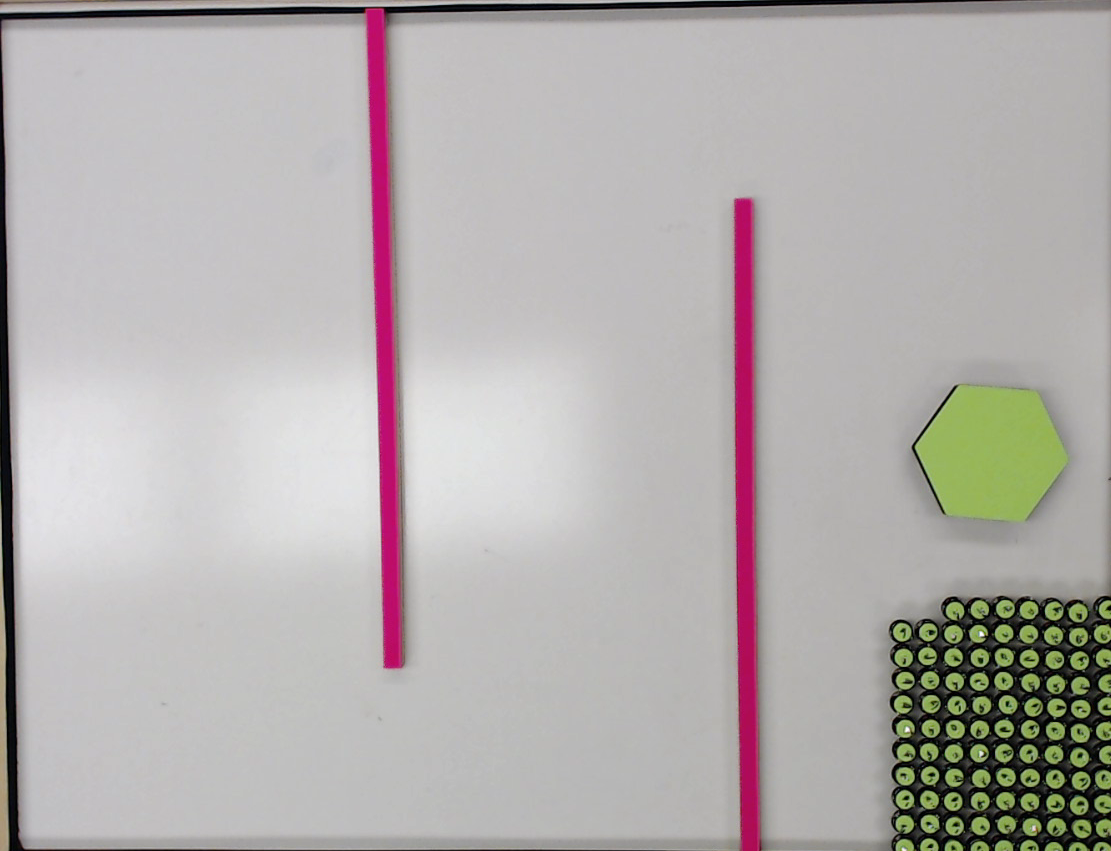
%> input picture papers/Kilobots Code/testImage12.png, 1111 x 851 px
$ octave ObjectFinder.m   (GNU Octave 9; MATLAB toolbox functions it lacks are replaced by stand-ins)
%> lines starting %> are read from the running program, lines starting %| are printed output that depends on the picture; in (x1, y1, x2, y2) boxes, pixels count from 0 and x2, y2 are one past the last pixel; in counts of white or black regions, pixels touching at a corner belong together; the program's own positions count from 1
originalImage = imread('testImage12.png');
%> originalImage is the input picture: size 851x1111x3 uint8; mean R, G, B 179.5, 174.8, 173.5
% make HSV scale.
I = rgb2hsv(originalImage);
%> I: size 851x1111x3 double; mean H, S, V 0.405, 0.0776, 0.71
% Define thresholds for channel 1 based on histogram settings
channel1Min = 0.065;
channel1Max = 0.567;

% Define thresholds for channel 2 based on histogram settings
channel2Min = 0.288;
channel2Max = 1.000;

% Define thresholds for channel 3 based on histogram settings
channel3Min = 0.400;
channel3Max = 1.000;

% Create mask based on chosen histogram thresholds
BW = (I(:,:,1) >= channel1Min ) & (I(:,:,1) <= channel1Max) & ...
    (I(:,:,2) >= channel2Min ) & (I(:,:,2) <= channel2Max) & ...
    (I(:,:,3) >= channel3Min ) & (I(:,:,3) <= channel3Max);
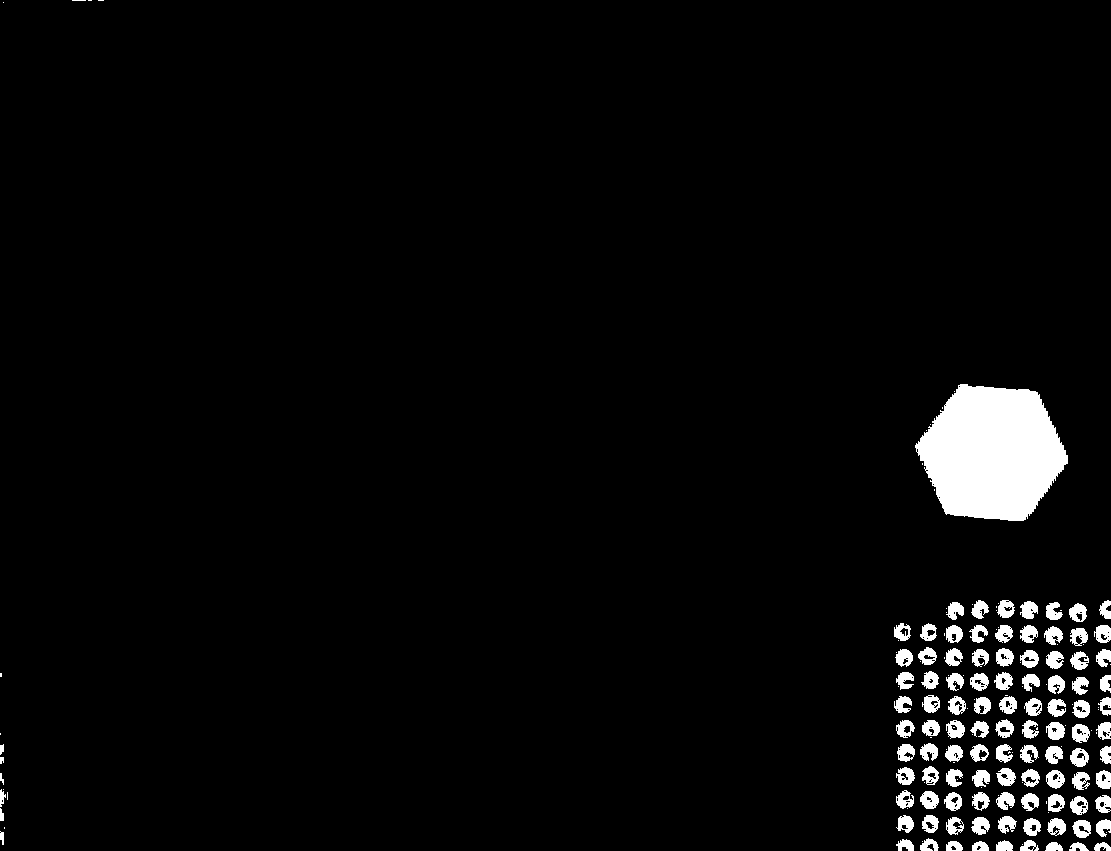
%> BW: size 851x1111 logical; 3.8% white; 171 white regions (67 under 20 px), largest, box (x1, y1, x2, y2) and area: (915, 384, 1068, 521) 15272, (1046, 722, 1065, 740) 252, (920, 791, 939, 809) 247

[B,L] = bwboundaries(BW, 'noholes');
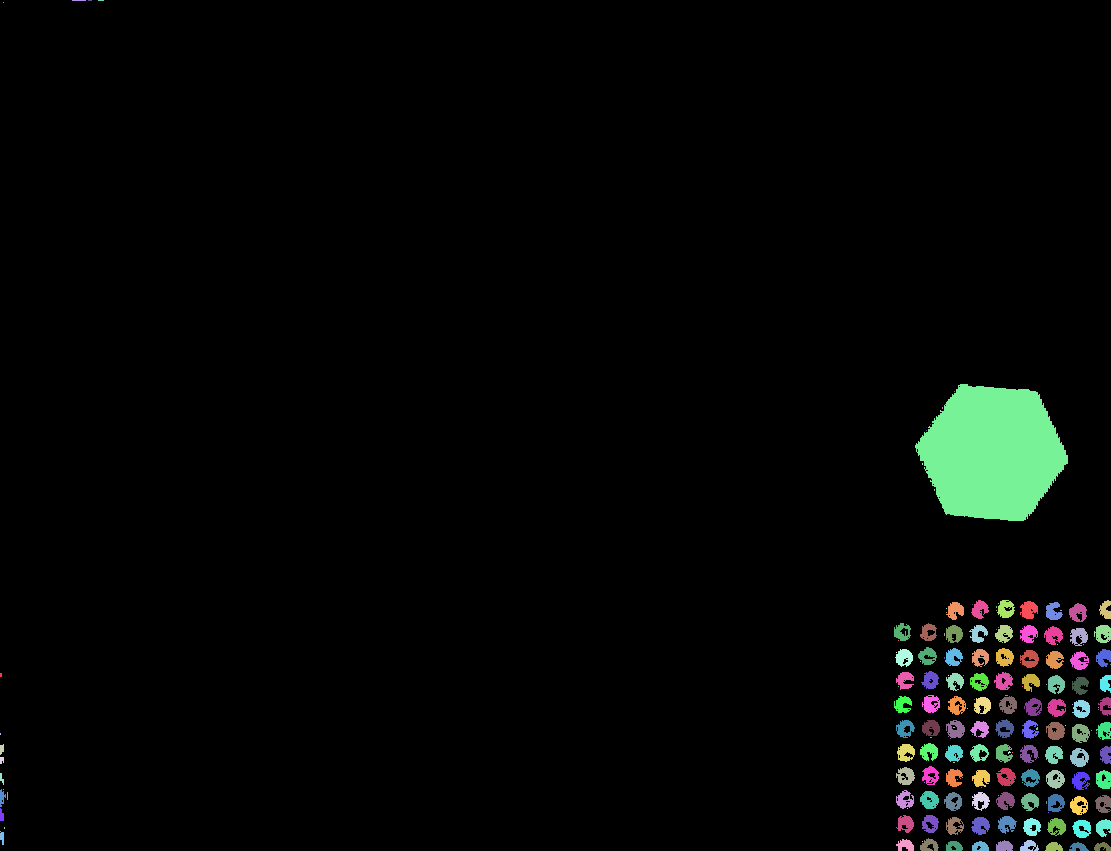
%> L: size 851x1111 double; 172 distinct labels, from 0 to 171; one colour per label, 0 black
%> B = 171 boundaries; largest, box (x1, y1, x2, y2) and points: (915, 384, 1068, 521) 533, (1020, 745, 1039, 763) 94, (972, 649, 989, 667) 82, (1072, 772, 1090, 790) 82, (894, 696, 912, 713) 80


stat = regionprops(L,'Centroid','Area','PixelIdxList');
%> stat = 171 regions; largest, Area and Centroid: 15272 [992.8 453.7], 252 [1056.3 731.5], 247 [930.2 800.5], 245 [1081.1 733.8], 241 [1005.2 657.8]


[maxValue,index] = max([stat.Area]);
%> maxValue = 15272; index = 30
centroids = cat(1, stat.Centroid);
%> centroids = 171 rows, first 12: [1.5 675.5; 1 734.5; 2.38 749.6; 2.38 760.6; 2.31 779.3; 2.65 798.1; 2.27 816.1; 2.74 838; 4 3; 4 790; 5 828.5; 8 796.5]
ObjectCentroidX = centroids(index,1);
%> ObjectCentroidX = 992.8
ObjectCentroidY = centroids(index,2);
%> ObjectCentroidY = 453.7

BW(stat(index).PixelIdxList)=0;
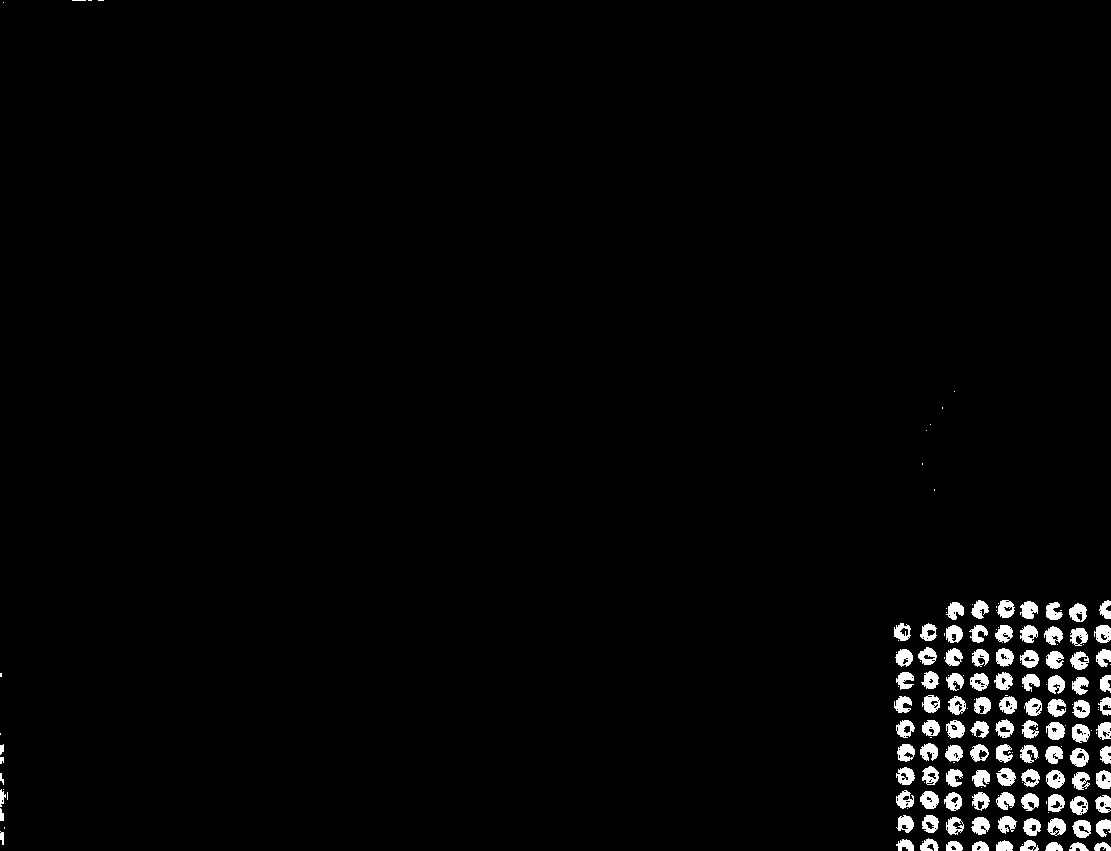
%> BW: size 851x1111 logical; 2.1% white; 170 white regions (67 under 20 px), largest, box (x1, y1, x2, y2) and area: (1046, 722, 1065, 740) 252, (920, 791, 939, 809) 247, (1072, 724, 1090, 743) 245
imshow(BW);
hold on
plot(ObjectCentroidX , ObjectCentroidY,'*','Markersize',16,'color','cyan','linewidth',3);
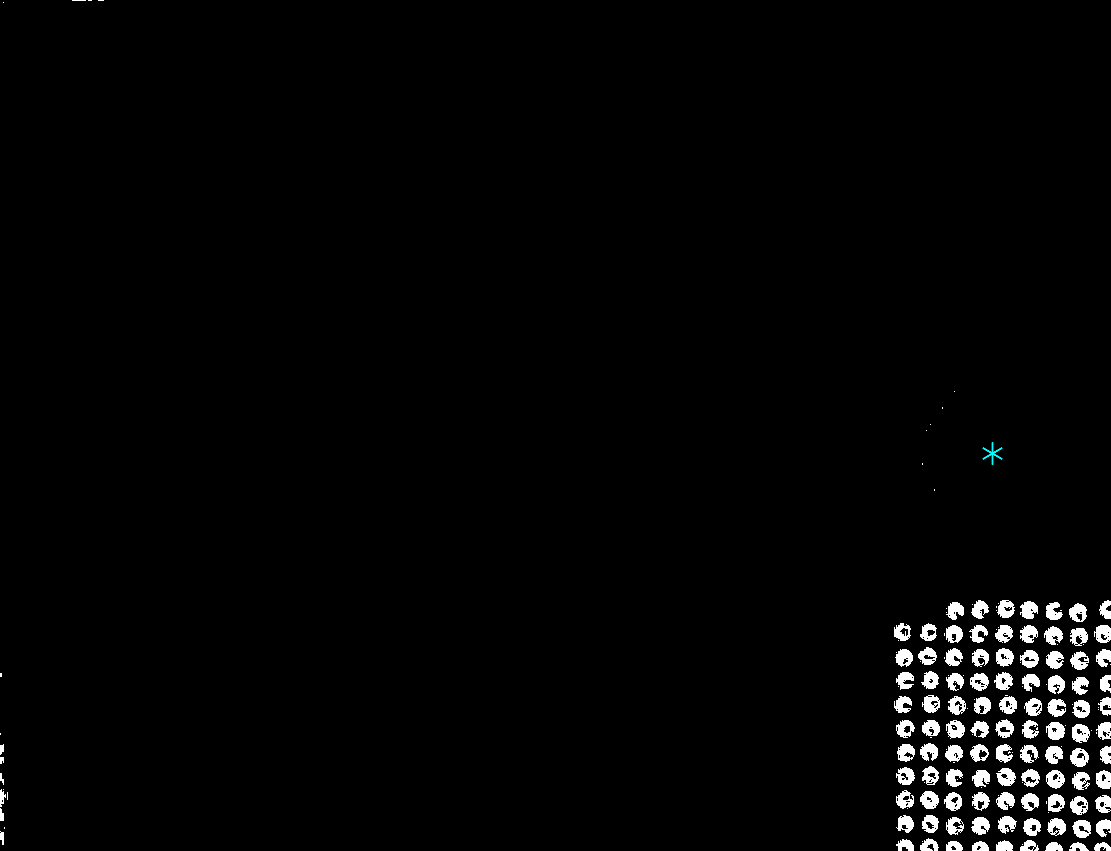
%> figure redrawn from the program's plot data
hold off
